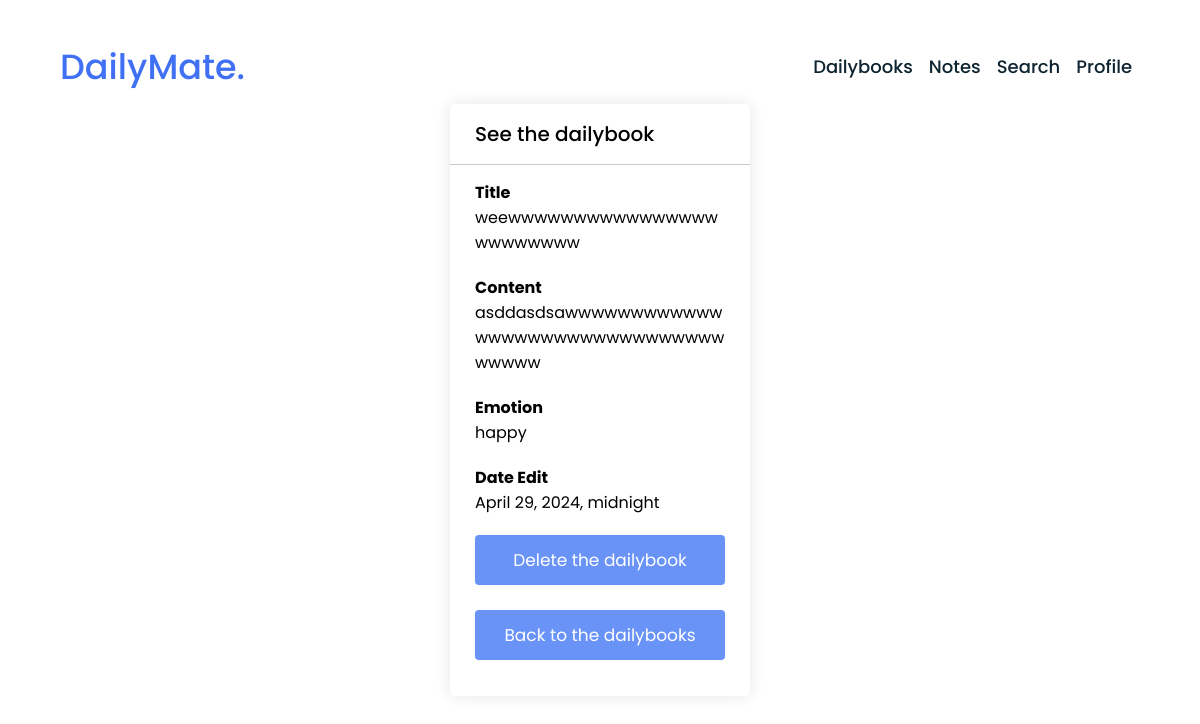
The page /www/daily-book/35/ (signed in) on the database as committed earlier.
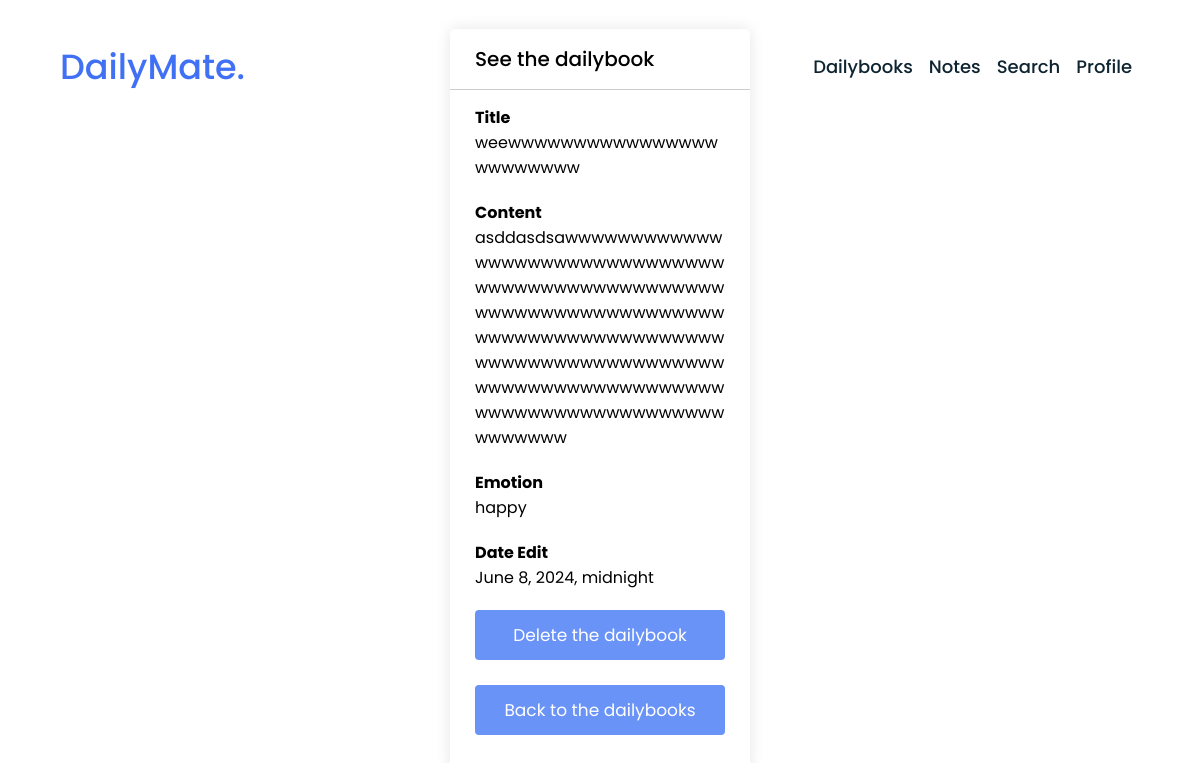
The same page on the database as committed later.
### dailybook/models.py (models this page shows, shortened)
class Dailybook(models.Model):
    author = models.ForeignKey(User, on_delete=models.CASCADE)  # добавьте это поле
    title = models.CharField(max_length=100)
    content = models.TextField()
    emotion_choices = [
        ('happy', 'Happy'),
        ('sad', 'Sad'),
        ('angry', 'Angry'),
        ('neutral', 'Neutral'),
    ]
    emotion = models.CharField(max_length=10, choices=emotion_choices)
    date_edit = models.DateTimeField()

### dailybook/views.py (the view)
# urls.py: path('<str:username>/daily-book/<int:pk>/', DailybookDetailView.as_view(), name='dailybook_detail'),
class DailybookDetailView(LoginRequiredMixin, DetailView):
    model = Dailybook
    template_name = 'main/dailybook_detail.html'
    def dispatch(self, request, *args, **kwargs):
        username = kwargs.get('username')
        if request.user.username != username:
            return render(request, 'error/access_denied.html', status=403)
        return super().dispatch(request, *args, **kwargs)

### dailybook/templates/main/dailybook_detail.html (shortened to what this page needs)
{% extends 'base.html' %}
{% load static %}
{% block head %}
  <link rel="stylesheet" href="{% static 'css/note_form.css' %}">
{% endblock %}
{% block content %}
  <div class="popup-box">
    <div class="popup">
      <div class="content">
        <header>
          <p>See the dailybook</p>
        </header>
        <form method="post">
          <div class="row title">
            <h4><label for="id_title">Title</label></h4>
            <p style="word-break: break-all;">{{object.title}}</p>
          </div>
          <div class="row description">
            <h4><label for="id_content">Content</label></h4>
            <p style="word-break: break-all;">{{object.content}}</p>
          </div>
          <div class="row emotion">
            <h4><label for="id_emotion">Emotion</label></h4>
            {{ object.emotion }}
          </div>
          <div class="row date_edit">
            <h4><label for="id_date_edit">Date Edit</label></h4>
            {{ object.date_edit }}
          </div>
          <button type="button" onclick="window.location.href='{% url 'dailybook_delete' username=request.user.username pk=object.pk%}'">Delete the dailybook</button>
          <br>
          <button type="button" onclick="window.location.href='{% url 'dailybook_list' username=request.user.username %}'">Back to the dailybooks</button>
        </form>
      </div>
    </div>
  </div>
{% endblock %}

Rows that differ between the two databases and show on the page:
changed Dailybook "weewwwwwwwwwwwwwwwwwwwwwwww": content "asddasdsawwwwwwwwwwwwwwwwwwwwwwwwwwwwwwwwwwww" → "asddasdsawwwwwwwwwwwwwwwwwwwwwwwwwwwwwwwwwwwwwwwwwwwwwwwwwwwwwwwwwwwwwwwwwwwwwwwwwwwwwwwwwwwwwwwwwwwwwwwwwwwwwwwwwwwwwwwwwwwwwwwwwwwwwwwwwwwwwwwwwwwwwwwwwwwwwwww"; date_edit "April 29, 2024, midnight" → "June 8, 2024, midnight"
